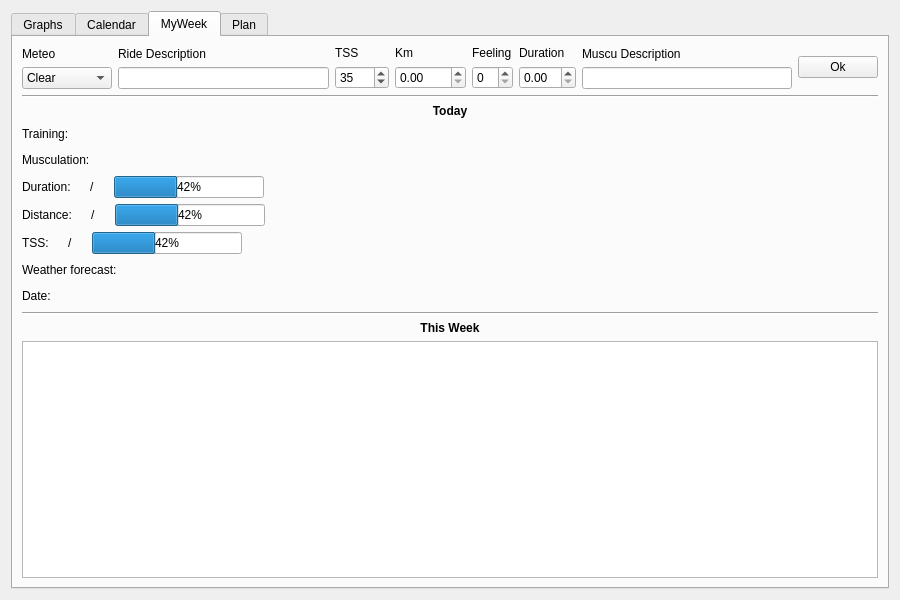
<?xml version="1.0" encoding="UTF-8"?>
<ui version="4.0">
 <class>ThemeWidgetForm</class>
 <widget class="QWidget" name="ThemeWidgetForm">
  <property name="geometry">
   <rect>
    <x>0</x>
    <y>0</y>
    <width>900</width>
    <height>600</height>
   </rect>
  </property>
  <layout class="QHBoxLayout" name="horizontalLayout_2">
   <item>
    <widget class="QTabWidget" name="TabWidget">
     <property name="currentIndex">
      <number>2</number>
     </property>
     <widget class="QWidget" name="GraphPage">
      <attribute name="title">
       <string>Graphs</string>
      </attribute>
      <layout class="QVBoxLayout" name="verticalLayout_10">
       <property name="spacing">
        <number>1</number>
       </property>
       <item>
        <layout class="QGridLayout" name="GraphGrid"/>
       </item>
      </layout>
     </widget>
     <widget class="QWidget" name="CalendarPage">
      <attribute name="title">
       <string>Calendar</string>
      </attribute>
      <layout class="QVBoxLayout" name="verticalLayout_2">
       <item>
        <widget class="QTableWidget" name="CalendarWidget"/>
       </item>
      </layout>
     </widget>
     <widget class="QWidget" name="CurrentWeekPage">
      <attribute name="title">
       <string>MyWeek</string>
      </attribute>
      <layout class="QVBoxLayout" name="verticalLayout">
       <item>
        <layout class="QHBoxLayout" name="horizontalLayout_3">
         <item>
          <layout class="QVBoxLayout" name="verticalLayout_3">
           <item>
            <widget class="QLabel" name="MeteoLabel">
             <property name="text">
              <string>Meteo</string>
             </property>
            </widget>
           </item>
           <item>
            <widget class="QComboBox" name="WeatherCombo">
             <item>
              <property name="text">
               <string>Clear</string>
              </property>
             </item>
             <item>
              <property name="text">
               <string>Cloudy</string>
              </property>
             </item>
             <item>
              <property name="text">
               <string>Dark</string>
              </property>
             </item>
             <item>
              <property name="text">
               <string>Rain/Snow</string>
              </property>
             </item>
             <item>
              <property name="text">
               <string>Storm</string>
              </property>
             </item>
            </widget>
           </item>
          </layout>
         </item>
         <item>
          <layout class="QVBoxLayout" name="verticalLayout_4">
           <item>
            <widget class="QLabel" name="CommentLabel">
             <property name="text">
              <string>Ride Description</string>
             </property>
            </widget>
           </item>
           <item>
            <widget class="QLineEdit" name="CommentLineEdit"/>
           </item>
          </layout>
         </item>
         <item>
          <layout class="QVBoxLayout" name="verticalLayout_7">
           <item>
            <widget class="QLabel" name="TSSLabel">
             <property name="text">
              <string>TSS</string>
             </property>
            </widget>
           </item>
           <item>
            <widget class="QSpinBox" name="TSSSpinBox">
             <property name="maximum">
              <number>1000</number>
             </property>
             <property name="singleStep">
              <number>1</number>
             </property>
             <property name="value">
              <number>35</number>
             </property>
            </widget>
           </item>
          </layout>
         </item>
         <item>
          <layout class="QVBoxLayout" name="verticalLayout_8">
           <item>
            <widget class="QLabel" name="KmLabel">
             <property name="text">
              <string>Km</string>
             </property>
            </widget>
           </item>
           <item>
            <widget class="QDoubleSpinBox" name="KmDoubleSpinBox">
             <property name="maximum">
              <double>1000.000000000000000</double>
             </property>
            </widget>
           </item>
          </layout>
         </item>
         <item>
          <layout class="QVBoxLayout" name="verticalLayout_6">
           <item>
            <widget class="QLabel" name="FeelingLabel">
             <property name="text">
              <string>Feeling</string>
             </property>
            </widget>
           </item>
           <item>
            <widget class="QSpinBox" name="FeelingSpinBox">
             <property name="maximum">
              <number>10</number>
             </property>
            </widget>
           </item>
          </layout>
         </item>
         <item>
          <layout class="QVBoxLayout" name="verticalLayout_5">
           <item>
            <widget class="QLabel" name="DurationLabel">
             <property name="text">
              <string>Duration</string>
             </property>
            </widget>
           </item>
           <item>
            <widget class="QDoubleSpinBox" name="DurationDoubleSpinBox">
             <property name="maximum">
              <double>24.000000000000000</double>
             </property>
            </widget>
           </item>
          </layout>
         </item>
         <item>
          <layout class="QVBoxLayout" name="verticalLayout_9">
           <item>
            <widget class="QLabel" name="MuscuLabel">
             <property name="text">
              <string>Muscu Description</string>
             </property>
            </widget>
           </item>
           <item>
            <widget class="QLineEdit" name="MuscuLineEdit"/>
           </item>
          </layout>
         </item>
         <item>
          <layout class="QVBoxLayout" name="verticalLayout_11">
           <item>
            <widget class="QPushButton" name="pushButton">
             <property name="text">
              <string>Ok</string>
             </property>
            </widget>
           </item>
          </layout>
         </item>
        </layout>
       </item>
       <item>
        <widget class="Line" name="line">
         <property name="orientation">
          <enum>Qt::Horizontal</enum>
         </property>
        </widget>
       </item>
       <item>
        <widget class="QLabel" name="label">
         <property name="font">
          <font>
           <weight>75</weight>
           <bold>true</bold>
          </font>
         </property>
         <property name="text">
          <string>Today</string>
         </property>
         <property name="alignment">
          <set>Qt::AlignCenter</set>
         </property>
        </widget>
       </item>
       <item>
        <layout class="QVBoxLayout" name="verticalLayout_12">
         <item>
          <layout class="QHBoxLayout" name="horizontalLayout_8">
           <item>
            <widget class="QLabel" name="label_9">
             <property name="text">
              <string>Training:</string>
             </property>
            </widget>
           </item>
           <item>
            <widget class="QLabel" name="label_12">
             <property name="text">
              <string>&lt;Training TODO&gt;</string>
             </property>
            </widget>
           </item>
           <item>
            <spacer name="horizontalSpacer">
             <property name="orientation">
              <enum>Qt::Horizontal</enum>
             </property>
             <property name="sizeHint" stdset="0">
              <size>
               <width>40</width>
               <height>20</height>
              </size>
             </property>
            </spacer>
           </item>
          </layout>
         </item>
         <item>
          <layout class="QHBoxLayout" name="horizontalLayout_7">
           <item>
            <widget class="QLabel" name="label_8">
             <property name="text">
              <string>Musculation:</string>
             </property>
            </widget>
           </item>
           <item>
            <widget class="QLabel" name="label_13">
             <property name="text">
              <string>&lt;Musculation TODO&gt;</string>
             </property>
            </widget>
           </item>
           <item>
            <spacer name="horizontalSpacer_2">
             <property name="orientation">
              <enum>Qt::Horizontal</enum>
             </property>
             <property name="sizeHint" stdset="0">
              <size>
               <width>40</width>
               <height>20</height>
              </size>
             </property>
            </spacer>
           </item>
          </layout>
         </item>
         <item>
          <layout class="QHBoxLayout" name="horizontalLayout_6">
           <item>
            <widget class="QLabel" name="label_7">
             <property name="text">
              <string>Duration:</string>
             </property>
            </widget>
           </item>
           <item>
            <widget class="QLabel" name="label_17">
             <property name="text">
              <string>&lt;Duration&gt;</string>
             </property>
            </widget>
           </item>
           <item>
            <widget class="QLabel" name="label_20">
             <property name="text">
              <string>/</string>
             </property>
            </widget>
           </item>
           <item>
            <widget class="QLabel" name="label_14">
             <property name="text">
              <string>&lt;Expected Duration&gt;</string>
             </property>
            </widget>
           </item>
           <item>
            <widget class="QProgressBar" name="progressBar">
             <property name="maximumSize">
              <size>
               <width>150</width>
               <height>1500000</height>
              </size>
             </property>
             <property name="value">
              <number>42</number>
             </property>
            </widget>
           </item>
           <item>
            <spacer name="horizontalSpacer_3">
             <property name="orientation">
              <enum>Qt::Horizontal</enum>
             </property>
             <property name="sizeHint" stdset="0">
              <size>
               <width>40</width>
               <height>20</height>
              </size>
             </property>
            </spacer>
           </item>
          </layout>
         </item>
         <item>
          <layout class="QHBoxLayout" name="horizontalLayout_9">
           <item>
            <widget class="QLabel" name="label_10">
             <property name="text">
              <string>Distance:</string>
             </property>
            </widget>
           </item>
           <item>
            <widget class="QLabel" name="label_18">
             <property name="text">
              <string>&lt;Distance&gt;</string>
             </property>
            </widget>
           </item>
           <item>
            <widget class="QLabel" name="label_21">
             <property name="text">
              <string>/</string>
             </property>
            </widget>
           </item>
           <item>
            <widget class="QLabel" name="label_15">
             <property name="text">
              <string>&lt;Expected Distance&gt;</string>
             </property>
            </widget>
           </item>
           <item>
            <widget class="QProgressBar" name="progressBar_2">
             <property name="maximumSize">
              <size>
               <width>150</width>
               <height>16777215</height>
              </size>
             </property>
             <property name="value">
              <number>42</number>
             </property>
            </widget>
           </item>
           <item>
            <spacer name="horizontalSpacer_4">
             <property name="orientation">
              <enum>Qt::Horizontal</enum>
             </property>
             <property name="sizeHint" stdset="0">
              <size>
               <width>40</width>
               <height>20</height>
              </size>
             </property>
            </spacer>
           </item>
          </layout>
         </item>
         <item>
          <layout class="QHBoxLayout" name="horizontalLayout_10">
           <item>
            <widget class="QLabel" name="label_11">
             <property name="text">
              <string>TSS:</string>
             </property>
            </widget>
           </item>
           <item>
            <widget class="QLabel" name="label_19">
             <property name="text">
              <string>&lt;TSS&gt;</string>
             </property>
            </widget>
           </item>
           <item>
            <widget class="QLabel" name="label_22">
             <property name="text">
              <string>/</string>
             </property>
            </widget>
           </item>
           <item>
            <widget class="QLabel" name="label_16">
             <property name="text">
              <string>&lt;Expected TSS&gt;</string>
             </property>
            </widget>
           </item>
           <item>
            <widget class="QProgressBar" name="progressBar_3">
             <property name="maximumSize">
              <size>
               <width>150</width>
               <height>16777215</height>
              </size>
             </property>
             <property name="value">
              <number>42</number>
             </property>
            </widget>
           </item>
           <item>
            <spacer name="horizontalSpacer_5">
             <property name="orientation">
              <enum>Qt::Horizontal</enum>
             </property>
             <property name="sizeHint" stdset="0">
              <size>
               <width>40</width>
               <height>20</height>
              </size>
             </property>
            </spacer>
           </item>
          </layout>
         </item>
         <item>
          <layout class="QHBoxLayout" name="horizontalLayout_5">
           <item>
            <widget class="QLabel" name="label_6">
             <property name="text">
              <string>Weather forecast:</string>
             </property>
            </widget>
           </item>
           <item>
            <widget class="QLabel" name="label_5">
             <property name="text">
              <string>&lt;Today's weather&gt;</string>
             </property>
            </widget>
           </item>
           <item>
            <spacer name="horizontalSpacer_6">
             <property name="orientation">
              <enum>Qt::Horizontal</enum>
             </property>
             <property name="sizeHint" stdset="0">
              <size>
               <width>40</width>
               <height>20</height>
              </size>
             </property>
            </spacer>
           </item>
          </layout>
         </item>
         <item>
          <layout class="QHBoxLayout" name="horizontalLayout_4">
           <item>
            <widget class="QLabel" name="label_4">
             <property name="text">
              <string>Date:</string>
             </property>
            </widget>
           </item>
           <item>
            <widget class="QLabel" name="todayLabel">
             <property name="text">
              <string>&lt;Today's date&gt;</string>
             </property>
            </widget>
           </item>
           <item>
            <spacer name="horizontalSpacer_7">
             <property name="orientation">
              <enum>Qt::Horizontal</enum>
             </property>
             <property name="sizeHint" stdset="0">
              <size>
               <width>40</width>
               <height>20</height>
              </size>
             </property>
            </spacer>
           </item>
          </layout>
         </item>
        </layout>
       </item>
       <item>
        <widget class="Line" name="line_2">
         <property name="orientation">
          <enum>Qt::Horizontal</enum>
         </property>
        </widget>
       </item>
       <item>
        <widget class="QLabel" name="label_2">
         <property name="font">
          <font>
           <weight>75</weight>
           <bold>true</bold>
          </font>
         </property>
         <property name="text">
          <string>This Week</string>
         </property>
         <property name="alignment">
          <set>Qt::AlignCenter</set>
         </property>
        </widget>
       </item>
       <item>
        <widget class="QTableWidget" name="WeekWidget"/>
       </item>
      </layout>
     </widget>
     <widget class="QWidget" name="tab">
      <attribute name="title">
       <string>Plan</string>
      </attribute>
      <layout class="QVBoxLayout" name="verticalLayout_13">
       <item>
        <layout class="QFormLayout" name="formLayout">
         <item row="0" column="0">
          <widget class="QLabel" name="label_23">
           <property name="text">
            <string>Date</string>
           </property>
          </widget>
         </item>
         <item row="0" column="1">
          <widget class="QDateEdit" name="dateEdit"/>
         </item>
         <item row="1" column="0">
          <widget class="QLabel" name="label_24">
           <property name="text">
            <string>Weather Forecast</string>
           </property>
          </widget>
         </item>
         <item row="2" column="0">
          <widget class="QLabel" name="label_25">
           <property name="text">
            <string>Training Description</string>
           </property>
          </widget>
         </item>
         <item row="2" column="1">
          <widget class="QTextEdit" name="textEdit"/>
         </item>
         <item row="3" column="0">
          <widget class="QLabel" name="label_26">
           <property name="text">
            <string>TSS Objective</string>
           </property>
          </widget>
         </item>
         <item row="3" column="1">
          <widget class="QSpinBox" name="spinBox">
           <property name="maximum">
            <number>1000</number>
           </property>
           <property name="singleStep">
            <number>10</number>
           </property>
           <property name="value">
            <number>35</number>
           </property>
          </widget>
         </item>
         <item row="4" column="0">
          <widget class="QLabel" name="label_27">
           <property name="text">
            <string>Km</string>
           </property>
          </widget>
         </item>
         <item row="4" column="1">
          <widget class="QSpinBox" name="spinBox_2">
           <property name="maximum">
            <number>1000</number>
           </property>
           <property name="singleStep">
            <number>10</number>
           </property>
           <property name="value">
            <number>10</number>
           </property>
          </widget>
         </item>
         <item row="5" column="0">
          <widget class="QLabel" name="label_28">
           <property name="text">
            <string>Duration</string>
           </property>
          </widget>
         </item>
         <item row="5" column="1">
          <widget class="QDoubleSpinBox" name="doubleSpinBox">
           <property name="decimals">
            <number>1</number>
           </property>
           <property name="maximum">
            <double>24.000000000000000</double>
           </property>
           <property name="value">
            <double>1.000000000000000</double>
           </property>
          </widget>
         </item>
         <item row="1" column="1">
          <widget class="QComboBox" name="comboBox">
           <item>
            <property name="text">
             <string>Clear</string>
            </property>
           </item>
           <item>
            <property name="text">
             <string>Cloudy</string>
            </property>
           </item>
           <item>
            <property name="text">
             <string>Dark</string>
            </property>
           </item>
           <item>
            <property name="text">
             <string>Rain/Snow</string>
            </property>
           </item>
           <item>
            <property name="text">
             <string>Storm</string>
            </property>
           </item>
          </widget>
         </item>
        </layout>
       </item>
       <item>
        <widget class="QPushButton" name="SaveTrainingButton">
         <property name="text">
          <string>Save Training</string>
         </property>
        </widget>
       </item>
      </layout>
     </widget>
    </widget>
   </item>
  </layout>
 </widget>
 <tabstops>
  <tabstop>DurationDoubleSpinBox</tabstop>
 </tabstops>
 <resources/>
 <connections>
  <connection>
   <sender>SaveTrainingButton</sender>
   <signal>clicked()</signal>
   <receiver>ThemeWidgetForm</receiver>
   <slot>saveTrainingPlan()</slot>
   <hints>
    <hint type="sourcelabel">
     <x>249</x>
     <y>568</y>
    </hint>
    <hint type="destinationlabel">
     <x>1019</x>
     <y>515</y>
    </hint>
   </hints>
  </connection>
  <connection>
   <sender>pushButton</sender>
   <signal>clicked()</signal>
   <receiver>ThemeWidgetForm</receiver>
   <slot>saveWorkout()</slot>
   <hints>
    <hint type="sourcelabel">
     <x>843</x>
     <y>57</y>
    </hint>
    <hint type="destinationlabel">
     <x>1045</x>
     <y>119</y>
    </hint>
   </hints>
  </connection>
 </connections>
 <slots>
  <slot>updateUI()</slot>
  <slot>saveTrainingPlan()</slot>
  <slot>saveWorkout()</slot>
 </slots>
</ui>
